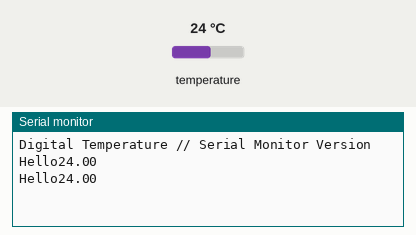
The sketch below on a simulated Arduino Uno, built with avr-gcc and run on an emulated ATmega328P. On the bench: the last lines printed to the serial monitor. The test bench sets the inputs (shaded band); at power-on: temperature 24 °C.

Above: at 3.3 s.
3.4 s: temperature set to 12 °C
At 5.3 s:
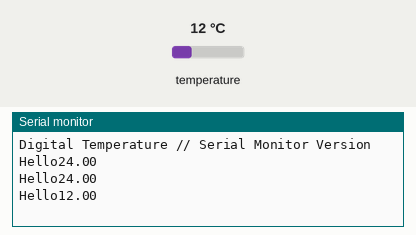
5.9 s: temperature set to 19 °C
At 6.6 s:
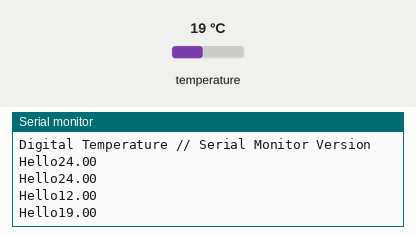
Timing chart, 0 to 8.9 s (numbered marks = the images above; inputs shaded):
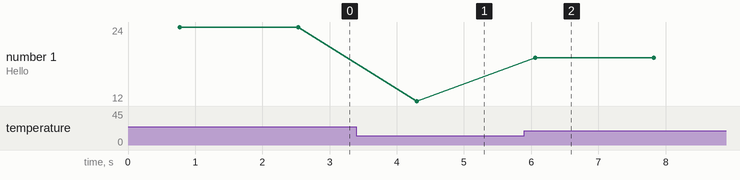

The sketch:

iotcoffeemaker-STM32_Serial_Comm.ino
```cpp
#include <OneWire.h>
#include <DallasTemperature.h>


#define ONE_WIRE_BUS 2

OneWire oneWire(ONE_WIRE_BUS);

DallasTemperature sensors(&oneWire);


void setup() {

  Serial.begin(9600);
Serial.println("Digital Temperature // Serial Monitor Version");
 sensors.begin();
}


void loop() {
sensors.requestTemperatures();
  Serial.print("Hello");
Serial.println(sensors.getTempCByIndex(0));
  delay(1000);
}
```

Measured:
- after the input at 3.4 s, the serial monitor: prints a new line after 0.90 s (image 1)
- after the input at 5.9 s, the serial monitor: prints a new line after 0.16 s (image 2)
- plotted number 1: 24 → 12 after the input at 3.4 s, 12 → 19 after the input at 5.9 s
